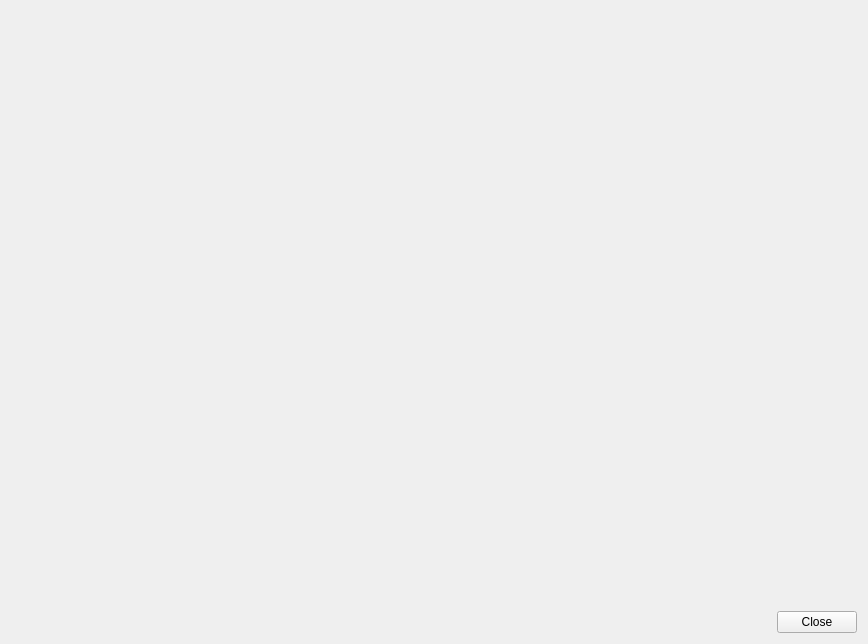
<?xml version="1.0" encoding="UTF-8"?>
<ui version="4.0">
 <class>MusicSearch</class>
 <widget class="QDialog" name="MusicSearch">
  <property name="windowModality">
   <enum>Qt::WindowModal</enum>
  </property>
  <property name="geometry">
   <rect>
    <x>0</x>
    <y>0</y>
    <width>868</width>
    <height>644</height>
   </rect>
  </property>
  <property name="windowTitle">
   <string>Search Result</string>
  </property>
  <property name="windowIcon">
   <iconset resource="../MediaElch.qrc">
    <normaloff>:/img/MediaElch.png</normaloff>:/img/MediaElch.png</iconset>
  </property>
  <property name="modal">
   <bool>true</bool>
  </property>
  <layout class="QVBoxLayout" name="verticalLayout" stretch="1,0">
   <item>
    <widget class="MusicSearchWidget" name="musicSearchWidget" native="true"/>
   </item>
   <item>
    <layout class="QHBoxLayout" name="horizontalLayout">
     <item>
      <spacer name="horizontalSpacer">
       <property name="orientation">
        <enum>Qt::Horizontal</enum>
       </property>
       <property name="sizeHint" stdset="0">
        <size>
         <width>40</width>
         <height>20</height>
        </size>
       </property>
      </spacer>
     </item>
     <item>
      <widget class="QPushButton" name="buttonClose">
       <property name="text">
        <string>Close</string>
       </property>
       <property name="autoDefault">
        <bool>false</bool>
       </property>
      </widget>
     </item>
    </layout>
   </item>
  </layout>
 </widget>
 <customwidgets>
  <customwidget>
   <class>MusicSearchWidget</class>
   <extends>QWidget</extends>
   <header>music/MusicSearchWidget.h</header>
   <container>1</container>
  </customwidget>
 </customwidgets>
 <resources>
  <include location="../MediaElch.qrc"/>
 </resources>
 <connections/>
</ui>
